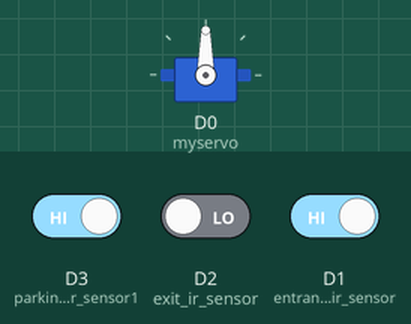
The sketch below on a simulated ESP8266 (NodeMCU). Parts: servo. The test bench sets the inputs (shaded band); at power-on: D2 (exit_ir_sensor) LOW, D3 (parking_slot_ir_sensor1) HIGH, D1 (entrance_ir_sensor) HIGH. WiFi joins after 1.5 s; servers stay silent unless stated; what the sketch prints to the serial monitor is not drawn.

Above: at 2.7 s.
2.8 s: D2 (exit_ir_sensor) driven HIGH
At 4.1 s:
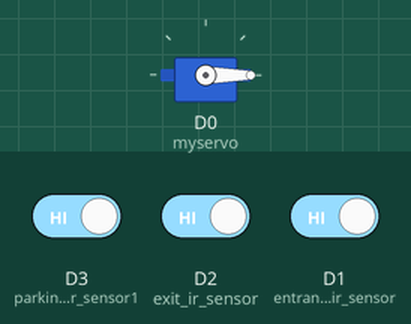
5.5 s: D2 (exit_ir_sensor) driven LOW
At 6.7 s:
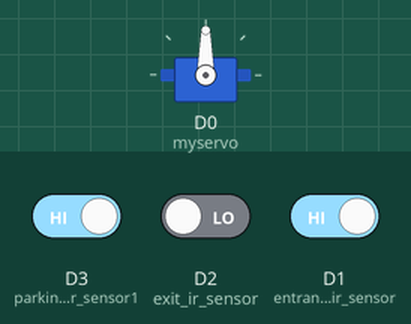
Timing chart, 0 to 8.5 s (numbered marks = the images above; inputs shaded):
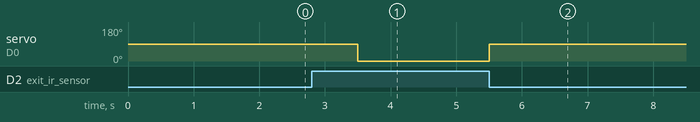

The sketch:

update_final_code.ino
```cpp
#include <ESP8266WiFi.h>
#include <ESP8266WebServer.h>
#include <Servo.h>

#ifndef STASSID
#define STASSID "realme C25Y"
#define STAPSK "abhi1234"
#endif

const char* ssid = STASSID;
const char* password = STAPSK;

ESP8266WebServer server(80);

Servo myservo;

int entrance_ir_sensor = D1;
int exit_ir_sensor = D2;
int parking_slot_ir_sensor1 = D3;
int parking_slot_ir_sensor2 = D6;
int parking_slot_ir_sensor3 = D7;

int parkedCount1 = 0;
int parkedCount2 = 0;
int parkedCount3 = 0;

// // Function to check if a parking slot is occupied or not
// int isSlotOccupied(int sensorPin) {
//   if (digitalRead(sensorPin) == LOW) {
//     return 1;  // Slot is occupied
//   } else {
//     return 0;  // Slot is empty
//   }
// }

void setup() {


  Serial.begin(9600);

  // Connect to Wi-Fi
  WiFi.begin(ssid, password);
  while (WiFi.status() != WL_CONNECTED) {
    delay(500);
    Serial.print(".");
  }

  //successful connection
  Serial.println("");
  Serial.println("Connected to WiFi");
  IPAddress ip = WiFi.localIP();
  Serial.println(ip);


  // Initialize server routes
  // Serve the welcome page


  server.on("/", HTTP_GET, handleRoot);
  server.on("/status", HTTP_GET, handleStatus);

  // Start the server
  server.begin();

  pinMode(entrance_ir_sensor, INPUT);
  pinMode(exit_ir_sensor, INPUT);
  pinMode(parking_slot_ir_sensor1, INPUT);
  // pinMode(parking_slot_ir_sensor2, INPUT);
  // pinMode(parking_slot_ir_sensor3, INPUT);

  myservo.attach(D0);
}

void loop() {
  server.handleClient();

  // gates opeining
  if (digitalRead(entrance_ir_sensor) == LOW || digitalRead(exit_ir_sensor) == LOW) {
    myservo.write(90);
    delay(2000);
  } else if (digitalRead(entrance_ir_sensor) == HIGH || digitalRead(exit_ir_sensor) == HIGH) {
    myservo.write(0);
  }
  // Update each variable based on the value of the corresponding IR sensor
parkedCount1 = (digitalRead(parking_slot_ir_sensor1) == LOW) ? 0 : 1;
// parkedCount2 = (digitalRead(parking_slot_ir_sensor2) == LOW) ? 0 : 1;
// parkedCount3 = (digitalRead(parking_slot_ir_sensor3) == LOW) ? 0 : 1;
}


void handleRoot() {
  server.send(200, "text/html", generateHtml());
}

void handleStatus() {
  // Return the parkedCount1 as plain text
  server.send(200, "text/plain", String(parkedCount1));
  server.send(200, "text/plain", String(parkedCount2));
  // server.send(200, "text/plain", String(parkedCount3));
}


String generateHtml() {
  // Generate the HTML page with JavaScript for dynamic updates
  String html = R"(
    <!DOCTYPE html>
<html lang="en">

<head>
  <meta charset="UTF-8" />
  <meta name="viewport" content="width=device-width, initial-scale=1.0" />
  <title>VIT Smart Park</title>
</head>
<style>
  *{
    margin: 0 0;
    padding: 0 0;
  }
  body {
    width: 100%;
    height: 100%;
    position: fixed;
    background-color: #34495e;
    margin: 0 auto;

  }
  .rows{
    margin: 4%;
    display: flex;
    gap: 4%;

  }

  .content {
    position: absolute;
    top: 26%;
    left: 50%;
    transform: translate(-50%, -50%);
    height: 260px;
    overflow: hidden;
    font-family: "Lato", sans-serif;
    font-size: 35px;
    line-height: 40px;
    color: #ecf0f1;
  }

  .content__container {
    font-weight: 600;
    overflow: hidden;
    height: 40px;
    padding: 0 40px;
  }

  .content__container:before {
    content: "[";
    left: 0;
  }

  .content__container:after {
    content: "]";
    position: absolute;
    right: 0;
  }
/* brackets */
  .content__container:after,
  .content__container:before {
    position: absolute;
    top: 0;
    color: #16a085;
    font-size: 42px;
    line-height: 40px;
    -webkit-animation-name: opacity;
    -webkit-animation-duration: 2s;
    -webkit-animation-iteration-count: infinite;
    animation-name: opacity;
    animation-duration: 2s;
    animation-iteration-count: infinite;
  }

  .content__container__text {
    display: inline;
    float: left;
    margin: 0;
  }

  .content__container__list {
    margin-top: 0;
    padding-left: 110px;
    text-align: left;
    list-style: none;
    -webkit-animation-name: change;
    -webkit-animation-duration: 10s;
    -webkit-animation-iteration-count: infinite;
    animation-name: change;
    animation-duration: 10s;
    animation-iteration-count: infinite;
  }

  .content__container__list__item {
    line-height: 40px;
    margin: 0;
  }

  @-webkit-keyframes opacity {

    0%,
    100% {
      opacity: 0;
    }

    50% {
      opacity: 1;
    }
  }

  @-webkit-keyframes change {

    0%,
    12.66%,
    100% {
      transform: translate3d(0, 0, 0);
    }

    16.66%,
    29.32% {
      transform: translate3d(0, -25%, 0);
    }

    33.32%,
    45.98% {
      transform: translate3d(0, -50%, 0);
    }

    49.98%,
    62.64% {
      transform: translate3d(0, -75%, 0);
    }

    66.64%,
    79.3% {
      transform: translate3d(0, -50%, 0);
    }

    83.3%,
    95.96% {
      transform: translate3d(0, -25%, 0);
    }
  }

  @keyframes opacity {

    0%,
    100% {
      opacity: 0;
    }

    50% {
      opacity: 1;
    }
  }

  @keyframes change {

    0%,
    12.66%,
    100% {
      transform: translate3d(0, 0, 0);
    }

    16.66%,
    29.32% {
      transform: translate3d(0, -25%, 0);
    }

    33.32%,
    45.98% {
      transform: translate3d(0, -50%, 0);
    }

    49.98%,
    62.64% {
      transform: translate3d(0, -75%, 0);
    }

    66.64%,
    79.3% {
      transform: translate3d(0, -50%, 0);
    }

    83.3%,
    95.96% {
      transform: translate3d(0, -25%, 0);
    }
  }

  /* speedy truck and slot*/

  .slot {
    /* justify-content: center; */
    /* margin: 10;
    padding: auto; */
  }

  .first {
    flex: 1;
  border: 1px solid #000;
  padding: 10px;
  text-align: center;
    justify-content: center;
    width: 650px;
    height: 6%;
    background: #009688;
    overflow: hidden;
    font-family: "Open Sans", sans-serif;
    margin-top: 12%;

    border-radius: 20px;
  }

  #data1,#data2,#data3 {
    font-family: "Lato", sans-serif;
    font-size: 35px;
    line-height: 40px;
    margin: 0;
  }

  /* body {
  background: #009688;
  overflow: hidden;
  font-family: 'Open Sans', sans-serif;
} */
  .loop-wrapper {
    margin: 0 auto;
    position: relative;
    display: block;
    width: 600px;
    height: 250px;
    overflow: hidden;
    border-bottom: 3px solid #fff;
    color: #fff;
  }

  .mountain {
    position: absolute;
    right: -900px;
    bottom: -20px;
    width: 2px;
    height: 2px;
    box-shadow: 0 0 0 50px #4db6ac, 60px 50px 0 70px #4db6ac,
      90px 90px 0 50px #4db6ac, 250px 250px 0 50px #4db6ac,
      290px 320px 0 50px #4db6ac, 320px 400px 0 50px #4db6ac;
    transform: rotate(130deg);
    animation: mtn 20s linear infinite;
  }

  .hill {
    position: absolute;
    right: -900px;
    bottom: -50px;
    width: 400px;
    border-radius: 50%;
    height: 20px;
    box-shadow: 0 0 0 50px #4db6ac, -20px 0 0 20px #4db6ac,
      -90px 0 0 50px #4db6ac, 250px 0 0 50px #4db6ac, 290px 0 0 50px #4db6ac,
      620px 0 0 50px #4db6ac;
    animation: hill 4s 2s linear infinite;
  }

  .tree,
  .tree:nth-child(2),
  .tree:nth-child(3) {
    position: absolute;
    height: 100px;
    width: 35px;
    bottom: 0;
    background: url(https://s3-us-west-2.amazonaws.com/s.cdpn.io/130015/tree.svg) no-repeat;
  }

  .rock {
    margin-top: -17%;
    height: 2%;
    width: 2%;
    bottom: -2px;
    border-radius: 20px;
    position: absolute;
    background: #ddd;
  }

  .truck,
  .wheels {
    transition: all ease;
    width: 85px;
    margin-right: -60px;
    bottom: 0px;
    right: 50%;
    position: absolute;
    background: #eee;
  }

  .truck {
    background: url(https://s3-us-west-2.amazonaws.com/s.cdpn.io/130015/truck.svg) no-repeat;
    background-size: contain;
    height: 60px;
  }

  .truck:before {
    content: " ";
    position: absolute;
    width: 25px;
    box-shadow: -30px 28px 0 1.5px #fff, -35px 18px 0 1.5px #fff;
  }

  .wheels {
    background: url(https://s3-us-west-2.amazonaws.com/s.cdpn.io/130015/wheels.svg) no-repeat;
    height: 15px;
    margin-bottom: 0;
  }

  .tree {
    animation: tree 3s 0s linear infinite;
  }

  .tree:nth-child(2) {
    animation: tree2 2s 0.15s linear infinite;
  }

  .tree:nth-child(3) {
    animation: tree3 8s 0.05s linear infinite;
  }

  .rock {
    animation: rock 4s -0.53s linear infinite;
  }

  .truck {
    animation: truck 4s 0.08s ease infinite;
  }

  .wheels {
    animation: truck 4s 0.001s ease infinite;
  }

  .truck:before {
    animation: wind 1.5s 0s ease infinite;
  }

  @keyframes tree {
    0% {
      transform: translate(1350px);
    }

    50% {}

    100% {
      transform: translate(-50px);
    }
  }

  @keyframes tree2 {
    0% {
      transform: translate(650px);
    }

    50% {}

    100% {
      transform: translate(-50px);
    }
  }

  @keyframes tree3 {
    0% {
      transform: translate(2750px);
    }

    50% {}

    100% {
      transform: translate(-50px);
    }
  }

  @keyframes rock {
    0% {
      right: -200px;
    }

    100% {
      right: 2000px;
    }
  }

  @keyframes truck {
    0% {}

    6% {
      transform: translateY(0px);
    }

    7% {
      transform: translateY(-6px);
    }

    9% {
      transform: translateY(0px);
    }

    10% {
      transform: translateY(-1px);
    }

    11% {
      transform: translateY(0px);
    }

    100% {}
  }

  @keyframes wind {
    0% {}

    50% {
      transform: translateY(3px);
    }

    100% {}
  }

  @keyframes mtn {
    100% {
      transform: translateX(-2000px) rotate(130deg);
    }
  }

  @keyframes hill {
    100% {
      transform: translateX(-2000px);
    }
  }
</style>

<body>
    <div class="content">
        <div class="content__container">
            <p class="content__container__text">VIT</p>

            <ul class="content__container__list">
                <li class="content__container__list__item">Park</li>
                <li class="content__container__list__item">Spark</li>
            </ul>
        </div>
    </div>

    <div class="slots">
        <div class="rows">
            <!-- First parking slot -->
            <div class="first">
                <center>
                    <p id="data1">Spot A</p>
                </center>
                <div class="loop-wrapper">
                  <div class="mountain"></div>
                  <div class="hill"></div>
                  <div class="tree"></div>
                  <div class="tree"></div>
                  <div class="tree"></div>
                  <div class="rock"></div>
                  <div class="truck"></div>
                  <div class="wheels"></div>
                </div>
            </div>

            <!-- Second parking slot -->
            <div class="first">
                <center>
                    <p id="data2">Spot B</p>
                </center>
                <div class="loop-wrapper">
                  <div class="mountain"></div>
                  <div class="hill"></div>
                  <div class="tree"></div>
                  <div class="tree"></div>
                  <div class="tree"></div>
                  <div class="rock"></div>
                  <div class="truck"></div>
                  <div class="wheels"></div>
                </div>
            </div>

            <!-- Third parking slot -->
            <div class="first">
                <center>
                    <p id="data3">Spot C</p>
                </center>
                <div class="loop-wrapper">
                  <div class="mountain"></div>
                  <div class="hill"></div>
                  <div class="tree"></div>
                  <div class="tree"></div>
                  <div class="tree"></div>
                  <div class="rock"></div>
                  <div class="truck"></div>
                  <div class="wheels"></div>
                </div>
            </div>
        </div>
    </div>

    <script>
  function updateStatus(slotNumber, elementId) {
    var xhttp = new XMLHttpRequest();
    xhttp.onreadystatechange = function () {
if (this.readyState == 4 && this.status == 200) {
        var sensorData = this.responseText;
        var status =
          sensorData === "0"
            ? "Parking slot is full!"
            : "Parking slot is empty!";
        document.getElementById(elementId).innerHTML = status;
      }
    };
    xhttp.open("GET", "/status", true);
    xhttp.send();
  }

  // Call updateStatus for each parking slot
  setInterval(function () {
    updateStatus(1, "data1");
    // updateStatus(2, "data2");
    // updateStatus(3, "data3");
  }, 2000);

  // Initialize status for each parking slot
  updateStatus(1, "data1");
  // updateStatus(2, "data2");
  // updateStatus(3, "data3");
</script>

    // <script>
    //     function updateStatus(slotNumber) {
    //         var xhttp = new XMLHttpRequest();
    //         xhttp.onreadystatechange = function () {
    //             if (this.readyState == 4 && this.status == 200) {
    //                 var sensorData = this.responseText;
    //                 var status =
    //                     sensorData === "0"
    //                         ? "Parking slot is full!"
    //                         : "Parking slot is empty!";
    //                 document.getElementById("data" + slotNumber).innerHTML = status;
    //             }
    //         };
    //         xhttp.open("GET", "/status", true);
    //         xhttp.send();
    //     }

    //     // Call updateStatus for each parking slot
    //     setInterval(function () {
    //         updateStatus(1);
    //         updateStatus(2);
    //         updateStatus(3);
    //     }, 2000);

    //     // Initialize status for each parking slot
    //     updateStatus(1);
    //     updateStatus(2);
    //     updateStatus(3);
    // </script>
</body>
</html>
  )";

  return html;
}
```

Measured:
- after the input at 2.8 s, servo on D0 (myservo): 90° → 0° after 0.70 s
- after the input at 5.5 s, servo on D0 (myservo): 0° → 90° at once
